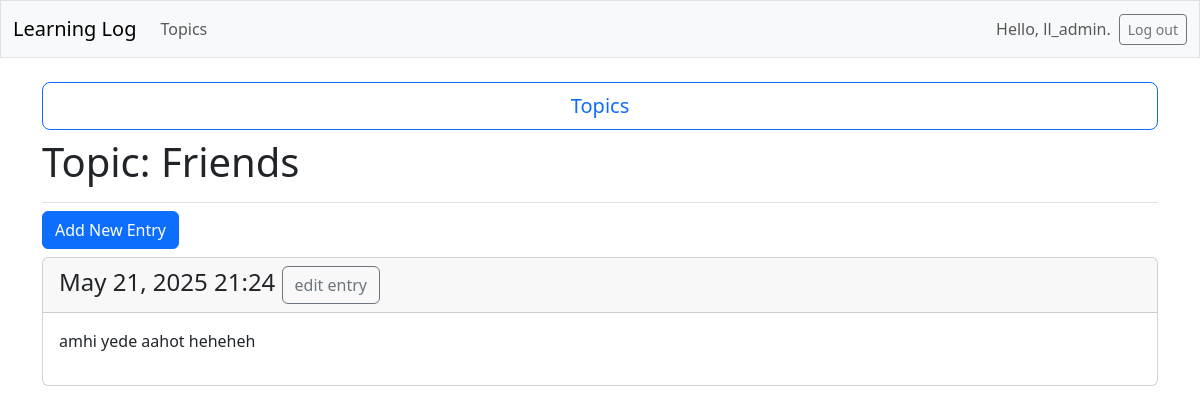
Screenshot of /topics/6/ (signed in) with the database file from the repository.
### learning_logs/models.py (models this page shows, shortened)
class Topic(models.Model):
    text = models.CharField(max_length=200) #we use CharField when we want to store a small amt of text.
    date_added = models.DateTimeField(auto_now_add=True) #"auto_now_add=True": tells django to automatically set the current date and time whenever the user creates a new topic.
    owner = models.ForeignKey(User, on_delete=models.CASCADE) #if the user is deleted all the topics associated with that user will be deleted.

class Entry(models.Model): #inherits from Model class.
    topic = models.ForeignKey(Topic, on_delete=models.CASCADE) #"on_delete=models.CASCADE" if a topic is deleted, all the entries associated with that topic shoud be deleted.
    text = models.TextField() #for storing entries.
    date_added = models.DateTimeField(auto_now_add=True) #present the entries in the order they were created, and place the timestamp next to it.
    class Meta:
        verbose_name_plural = 'entries'

### learning_logs/views.py (the view)
# urls.py: path('topics/<int:topic_id>/', views.topic, name='topic'),
@login_required
def topic(request, topic_id):
    topic = Topic.objects.get(id = topic_id)
    check_topic_owner(request, topic)
    """if topic.owner != request.user:
        raise Http404"""
    entries = topic.entry_set.order_by('-date_added') #-date_added: the minus sign sorts the result in reverse order, recently added first.
    context = {'topic': topic, 'entries': entries}
    return render(request, 'learning_logs/topic.html', context)

### learning_logs/views.py (called while the page is built)
def check_topic_owner(request, topic):
    if topic.owner != request.user:
        raise Http404

### learning_logs/templates/learning_logs/topic.html
{% extends 'learning_logs/base.html' %}
{% load django_bootstrap5 %}
{% block page_header %}
<h2><a href="{% url 'learning_logs:topics' %}"><button class="btn btn-lg btn-outline-primary w-100">Topics</button></a></h2>
<h1>Topic: {{ topic.text }}</h1>
{% endblock page_header %}
{% block content %}
<h6>
    <a href="{% url 'learning_logs:new_entry' topic.id %}">{% bootstrap_button button_type="submit" content="Add New Entry" %}</a>
</h6>
    {% for entry in entries %}
        <div class="card mb-3">
            <h4 class="card-header">
                {{ entry.date_added|date:'M d, Y H:i' }}
                <small>
                    <a href="{% url 'learning_logs:edit_entry' entry.id %}"><button class="btn btn-outline-secondary">edit entry</button></a>
                </small>
            </h4>
            <div class="card-body">{{ entry.text|linebreaks }}</div>
        </div>
    {% empty %}
        <p>There are no entries for this topic yet.</p>
    {% endfor %}
{% endblock content %}

### learning_logs/templates/learning_logs/base.html (shortened to what this page needs)
<!DOCTYPE html>
<html lang="en">
<head>
  {% load django_bootstrap5 %}
  {% bootstrap_css %}
</head>
<body>
  <nav class="navbar navbar-expand-md navbar-light bg-light mb-4 border">
    <div class="container-fluid">
      <a class="navbar-brand" href="{% url 'learning_logs:index' %}">Learning Log</a>
      <div class="collapse navbar-collapse" id="navbarCollapse">
        <ul class="navbar-nav me-auto mb-2 mb-md-0">
          <li class="nav=item">
            <a class="nav-link" href="{% url 'learning_logs:topics' %}">
              Topics
            </a>
          </li>
        </ul>
         <ul class="navbar-nav ms-auto mb-2 mb-md-0">
          {% if user.is_authenticated %}
            <li class="nav-item">
              <span class="navbar-text me-2">Hello, {{ user.username }}.
              </span>
            </li>
            {% endif %}
         </ul>
         {% if user.is_authenticated %}
          <form action="{% url 'accounts:logout' %}" method="post">
            <button name="submit" class="btn btn-outline-secondary btn-sm">
              Log out </button>
          </form>
          {% endif %}
      </div>
    </div>
  </nav>
  <main class="container">
    <div class="pb-2 mb-2 border-bottom">
      {% block page_header  %}{% endblock page_header %}
    </div>
    <div>
      {% block content %} {% endblock content %}
    </div>
  </main>
</body>
</html>

### rows the page displays
Topic: text "Friends"
Entry: date_added "May 21, 2025 21:24", text "amhi yede aahot heheheh"

### other values shown
{{ user.username }} "ll_admin"
